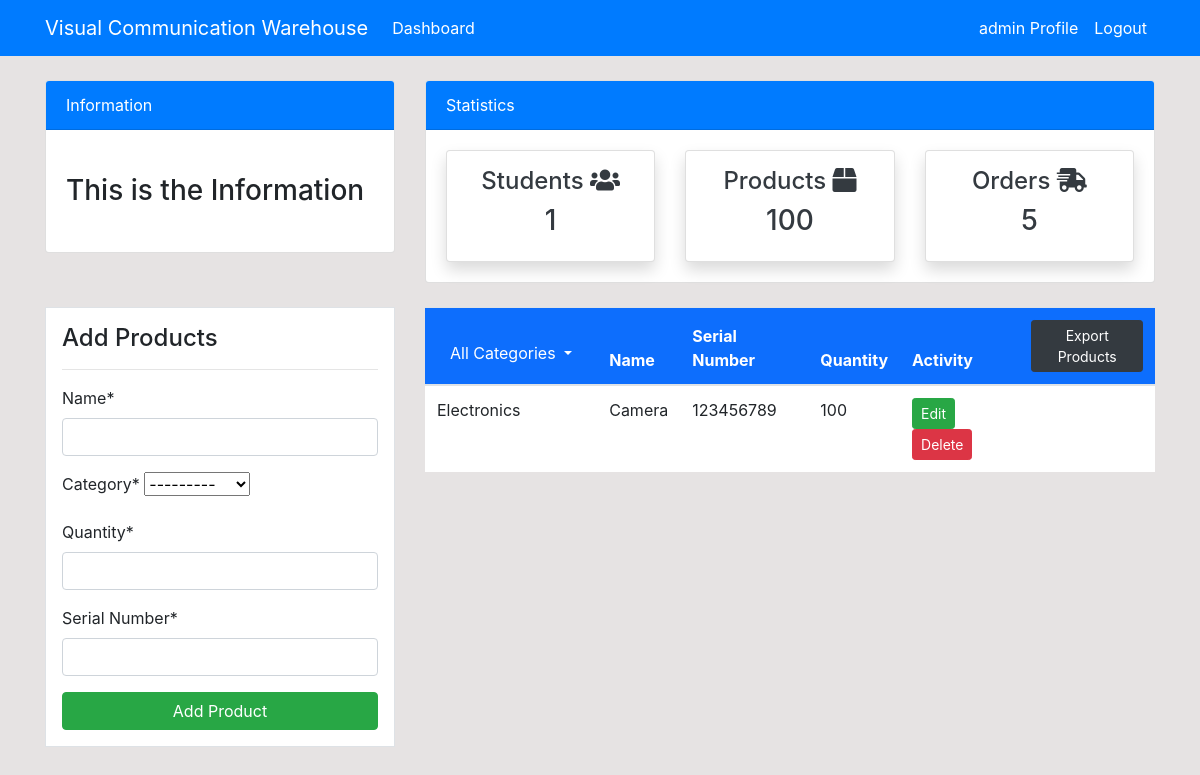
The page /product/ (signed in) on the database as committed earlier.
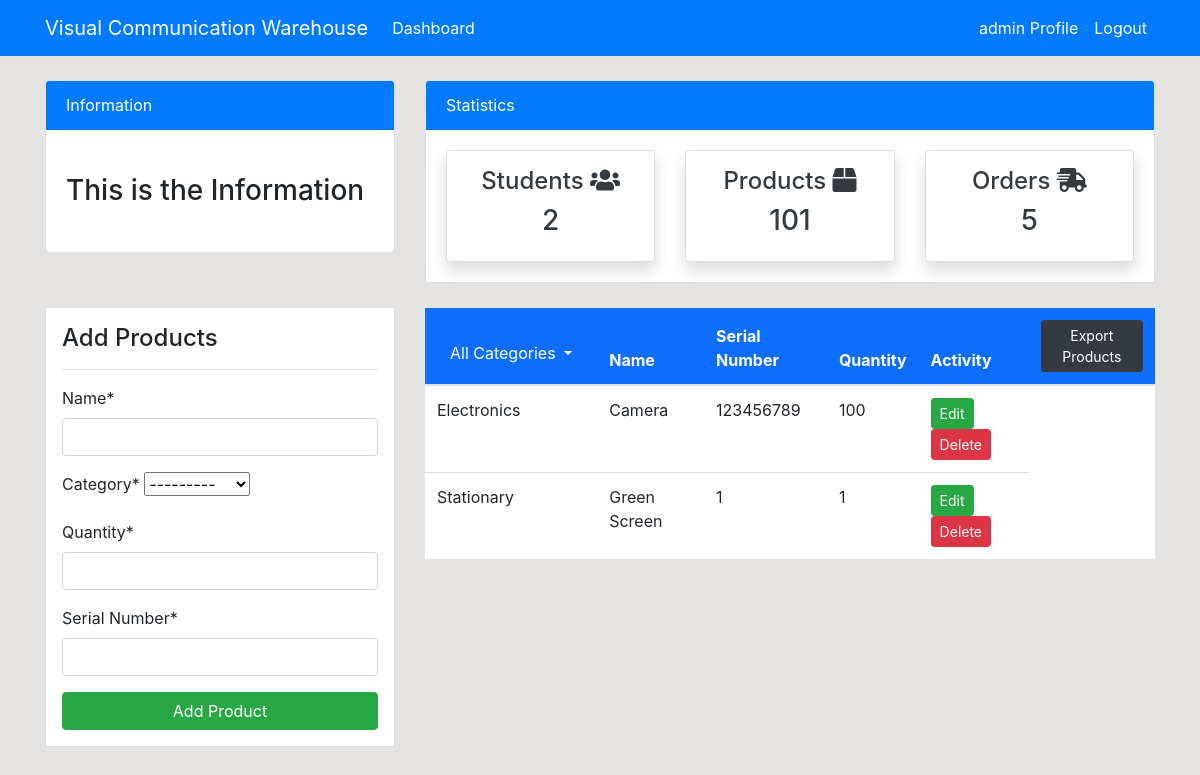
The same page on the database as committed later.
### dashboard/models.py (models this page shows, shortened)
class Product(models.Model):
    name = models.CharField(max_length=100,null=True)
    sn = models.CharField(max_length=20, null=True, verbose_name='Serial Number')
    category = models.CharField(max_length=100,choices=CATEGORY,null=True)
    quantity = models.PositiveIntegerField(null=True)

### dashboard/views.py (the view)
# urls.py: path('product/', views.product, name='dashboard-product'),
@login_required(login_url='user_login')
def product(request):
    customer_count = User.objects.exclude(username='admin').count()
    products = Product.objects.filter(quantity__gt=0)
    product_count = Product.objects.aggregate(product_count=Sum('quantity'))['product_count']
    orders = Order.objects.all()
    order_count = orders.count()
    items = Product.objects.all()
    unique_categories = set(products.values_list('category', flat=True))
    if request.method == 'POST':
        form = ProductForm(request.POST)
        if form.is_valid():
            form.save()
            product_name = form.cleaned_data.get('name')
            messages.success(request,f'{product_name} has been added!')
            return redirect('dashboard-product')
    else:
        form = ProductForm()
    context = {
        'items':items,
        'form':form,
        'customer_count':customer_count,
        'product_count': product_count,
        'order_count': order_count,
        'unique_categories':unique_categories,
        }
    return render(request,'dashboard/product.html',context)

### dashboard/forms.py
class ProductForm(forms.ModelForm):
    class Meta:
        model = Product
        fields = ['name','category','quantity','sn']

### templates/dashboard/product.html (shortened to what this page needs)
{% extends 'partials/base.html' %}
{% load crispy_forms_tags %}
{% block content %}
{% include 'partials/topnav.html' %}
<div class="container">
    <div class="row my-4">
        <div class="col-md-4">
            <div class="border bg-white p-3">
                <h4>Add Products</h4>
                <hr>
                <form method="POST">
                    {{ form|crispy }}
                    <input class="btn btn-success btn-block" type="submit" value="Add Product">
                </form>
            </div>
        </div>
        <div class="col-md-8">
            <div class="table-wrapper">
                            <table id="productTable" class="table bg-white">
              <thead class="bg-primary">
                <tr class="text-white">
                    <th scope="col">
                        <div class="dropdown">
                          <button class="btn btn-link text-white dropdown-toggle" type="button" id="categoryButton" data-toggle="dropdown" aria-haspopup="true" aria-expanded="false">
                            All Categories
                          </button>
                        </div>
                      </th>
                  <th scope="col">Name</th>
                  <th scope="col">Serial Number</th>
                  <th scope="col">Quantity</th>
                  <th scope="col">Activity</th>
                  <th scope="col">
                    <a href="{% url 'exportProducts' %}" class="btn btn-dark btn-sm">Export Products</a>
                  </th>
                </tr>
              </thead>
              <tbody>
                {% for item in items %}
                <tr data-category="{{ item.category }}">
                  <td>{{ item.category }}</td>
                  <td>{{ item.name }}</td>
                  <td>{{ item.sn }}</td>
                  <td>{{ item.quantity }}</td>
                  <td>
                    <a class="btn btn-success btn-sm" href="{% url 'dashboard-product-edit' item.id %}">Edit</a>
                    <a class="btn btn-danger btn-sm" href="{% url 'dashboard-product-delete' item.id %}">Delete</a>
                  </td>
                </tr>
                {% endfor %}
              </tbody>
            </table>
              </div>
          </div>
        </div>
    </div>
{% endblock %}

### templates/partials/base.html (shortened to what this page needs)
{%load static%}
<!doctype html>
<html lang="en">
<head>
    <link rel="stylesheet" href="https://cdn.jsdelivr.net/npm/bootstrap@4.6.0/dist/css/bootstrap.min.css"
>
    <link rel="stylesheet" href="https://use.fontawesome.com/releases/v5.15.2/css/all.css"
>
    <link rel="stylesheet" href="{% static './style.css' %}">
</head>
<body>
    {%include 'partials/nav.html'%}
    {%block content%}
    {%endblock%}
</body>
</html>

### templates/partials/nav.html (shortened to what this page needs)
<nav class="navbar navbar-expand-lg navbar-info bg-primary">
    {% if user.is_authenticated %}
    <div class="container">
        <a class="navbar-brand text-white" href="{%url 'dashboard-index'%}">Visual Communication Warehouse</a>
        <div class="collapse navbar-collapse" id="navbarSupportedContent">
            <ul class="navbar-nav mr-auto">
                <li class="nav-item active">
                    <a class="nav-link text-white" href="{% url 'dashboard-index' %}">Dashboard </a>
                </li>
            </ul>
            <ul class="navbar-nav ml-auto">
                <li class="nav-item active">
                    <a class="nav-link text-white" href="{% url 'user_profile' %}">{{ user.username }} Profile
                        <span class="sr-only">(current)</span></a>
                </li>
                <li class="nav-item">
                    <a class="nav-link text-white" href="{% url 'user_logout' %}">Logout</a>
                </li>
            </ul>
            {% endif %}
        </div>
    </div>
</nav>

### templates/partials/topnav.html
<div class="container">
    <div class="row mt-4">
        <div class="col-md-4">
            <div class="card">
                <div class="card-header bg-primary text-white">
                    Information
                </div>
                <div class="card-body">
                    <marquee behavior="" direction="">
                        <h3 class="my-4">This is the Information</h3>
                    </marquee>
                </div>
            </div>
        </div>
        <div class="col-md-8">
            <div class="card">
                <div class="card-header bg-primary text-white">
                    Statistics
                </div>
                <div class="card-body">
                    <div class="row">
                        <div class="col-md-4">
                            <a class="text-decoration-none text-dark" href="{% url 'dashboard-staff'%}">
                                <div class="card my-card shadow text-center p-3">
                                    <h4>Students <i class="fas fa-users"></i></h4>
                                    <h3>{{ customer_count }}</h3>
                                </div>
                            </a>
                        </div>
                        <div class="col-md-4">
                            <a class="text-decoration-none text-dark" href="{% url 'dashboard-product'%}">
                                <div class="card my-card shadow text-center p-3">
                                    <h4>Products <i class="fas fa-box"></i></h4>
                                    <h3>{{ product_count }}</h3>
                                </div>
                            </a>
                        </div>
                        <div class="col-md-4">
                            <a class="text-decoration-none text-dark" href="{% url 'dashboard-order'%}">
                                <div class="card my-card shadow text-center p-3">
                                    <h4>Orders <i class="fas fa-shipping-fast"></i></h4>
                                    <h3>{{ order_count }}</h3>
                                </div>
                            </a>
                        </div>
                    </div>
                </div>
            </div>
        </div>
    </div>
</div>

### static/style.css (style rules this page uses)
body { background: rgb(230, 227, 227); }
.table-wrapper { height: 400px; overflow: auto; }
.table-wrapper table { width: 100%; }
.table-wrapper thead th { position: sticky; top: 0; background-color: #0d6efd ; }

Rows that differ between the two databases and show on the page:
added Product: category "Stationary", name "Green Screen", sn "1", quantity "1"
Other text that changed with them:
{{ customer_count }}: "1" → "2"
{{ product_count }}: "100" → "101"
